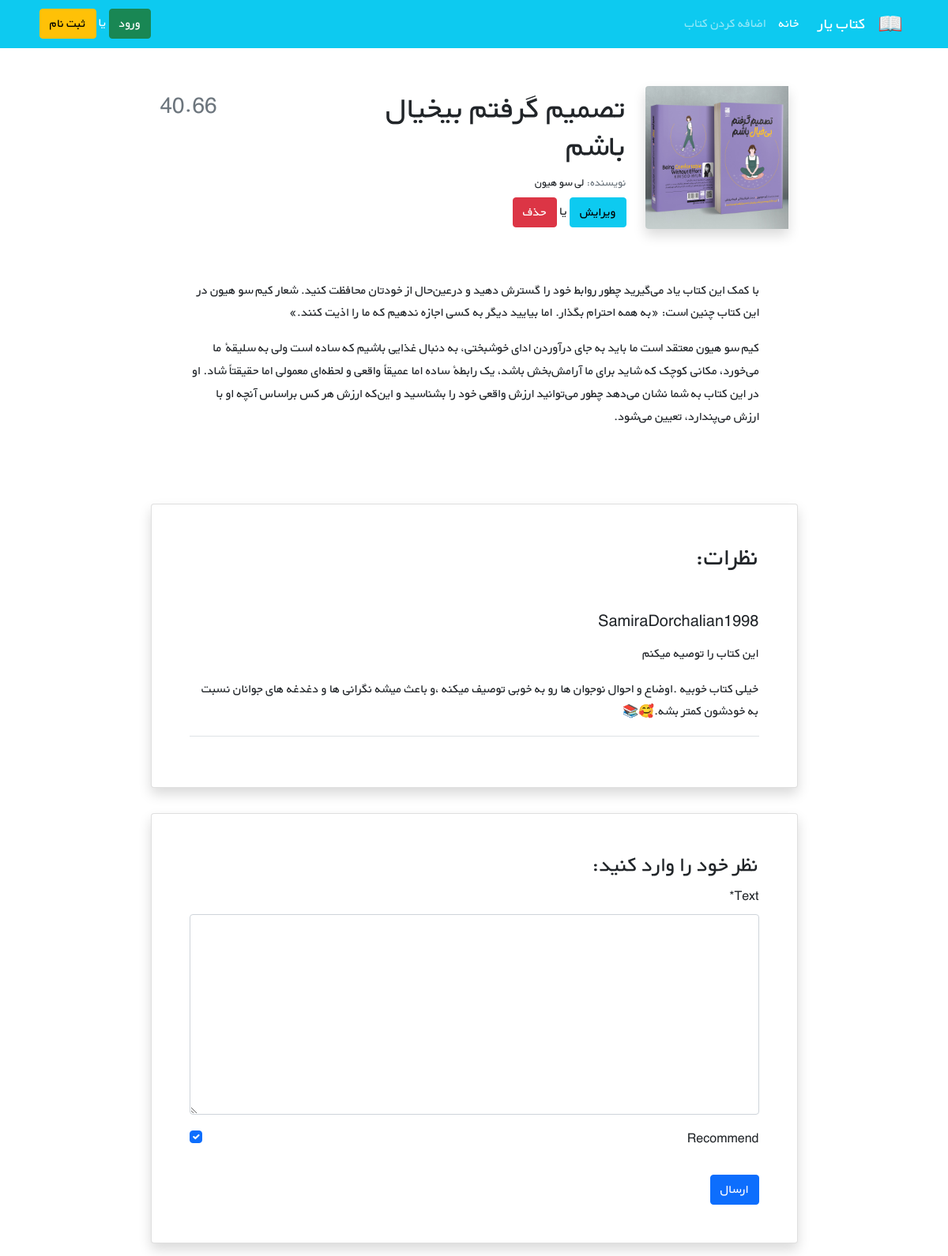
/books/1/, run on an earlier commit of the app's database.
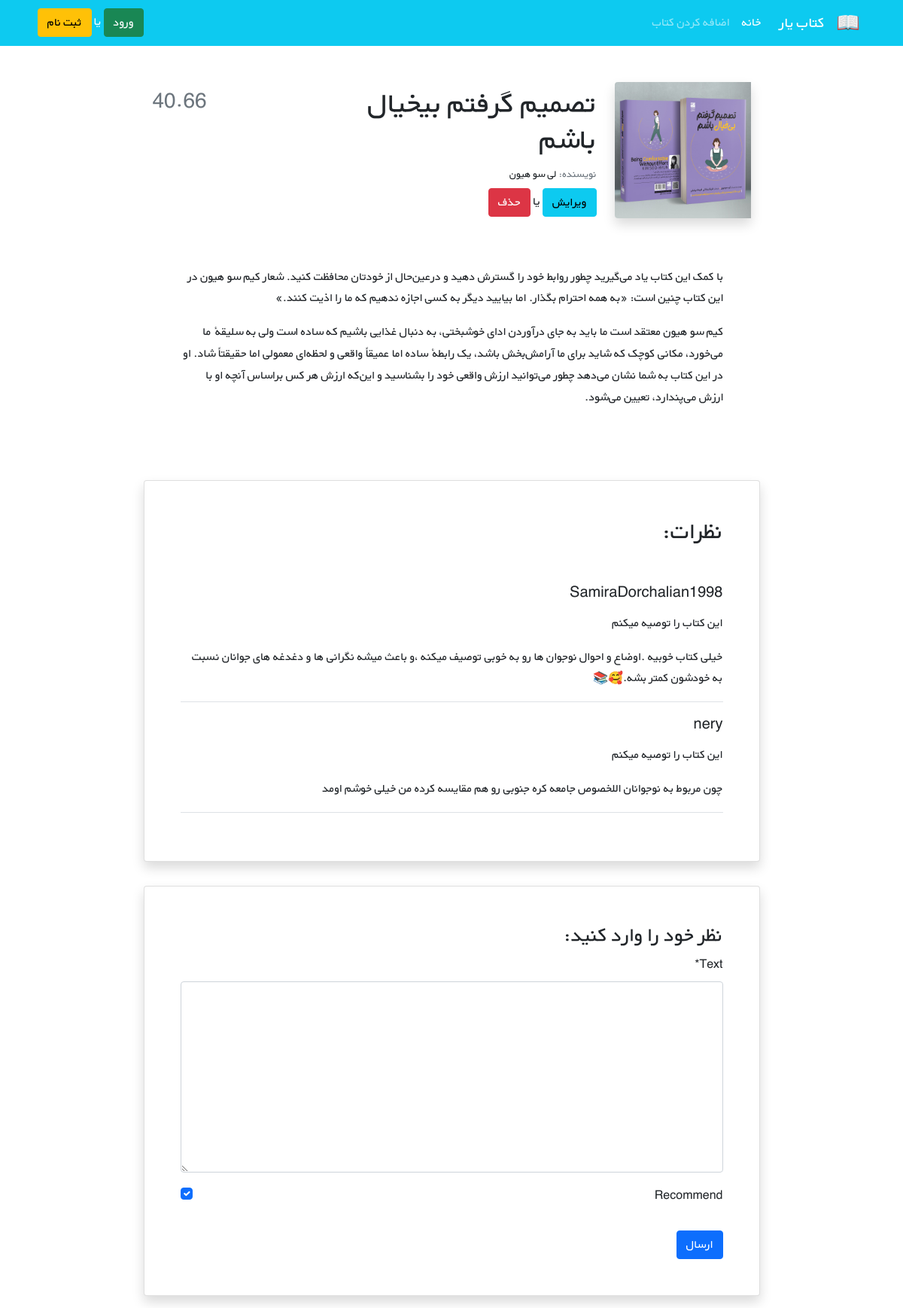
And on a later commit of the database.
### books/models.py (models this page shows, shortened)
class Book(models.Model):
    title = models.CharField(max_length=200)
    author = models.CharField(max_length=200)
    description = models.TextField()
    price = models.DecimalField(max_digits=5, decimal_places=2)
    cover = models.ImageField(upload_to='covers/', blank=True)

class Comment(models.Model):
    user = models.ForeignKey(get_user_model(), on_delete=models.CASCADE)
    book = models.ForeignKey(Book, on_delete=models.CASCADE, related_name='comments')
    text = models.TextField()
    is_active = models.BooleanField(default=True)
    recommend = models.BooleanField(default=True)
    datetime_created = models.DateTimeField(auto_now_add=True)

### accounts/models.py (models this page shows)
class CustomUser(AbstractUser):
    age = models.PositiveIntegerField(null=True, blank=True)

### books/views.py (the view)
# urls.py: path('<int:pk>/',book_detail_view, name='book_detail'),
def book_detail_view(request, pk):
    book = get_object_or_404(Book, pk=pk)
    if request.method == 'POST':
        comment_form = CommentForm(request.POST)
        if comment_form.is_valid():
            new_comment = comment_form.save(commit=False)
            new_comment.book = book
            new_comment.user = request.user
            new_comment.save()
            comment_form = CommentForm()
    else:
        comment_form = CommentForm()
    book_comments = book.comments.all()
    return render(request, 'books/book_detail.html', {
        'book': book,
        'comments':book_comments,
        'comment_form': comment_form,
    })

### books/forms.py
class CommentForm(forms.ModelForm):
    class Meta:
        model = Comment
        fields = ('text', 'recommend', )

### books/templates/books/book_detail.html (shortened to what this page needs)
{% extends '_base.html' %}
{% load crispy_forms_tags %}
{% block content %}
    <div class="container mt-5" dir="rtl">
        <div class="">
            <div class="">
                <div class="d-flex justify-content-center">
                    <div class="row w-sm-75 w-100">
                        <div class="col-xs-12 col-md-3 d-flex justify-content-center">
                            <div>
                                {% if book.cover %}
                                    <img src="{{ book.cover.url }}" class="img-fluid rounded-start shadow" alt="...">
                                {% endif %}
                            </div>
                        </div>
                        <div class="col-xs-12 col-md-6 text-center text-md-end mt-md-1 mt-4">
                            <h1>{{ book.title }}</h1>
                            <h5 class="small my-1"><span class="text-muted">نویسنده: </span>{{ book.author }}</h5>
                            <a class="btn btn-info" href="{% url 'book_update' book.id %}">ویرایش</a>
                            <span> یا </span>
                            <a class="btn btn-danger" href="{% url 'book_delete' book.id %}">حذف</a>
                        </div>
                        <div class="col-xs-12 col-md-3 d-flex flex-column">
                            <h3 class="align-self-center pt-2 text-muted align-self-md-end">
                                {{ book.price }}
                            </h3>
                        </div>
                    </div>
                </div>
                <div class="d-flex justify-content-center">
                    <div class="my-3 p-5 w-sm-75 w-100">
                        {{ book.description|linebreaks }}
                    </div>
                </div>
                <div class="d-flex justify-content-center">
                    <div class="card shadow my-3 p-5 w-sm-75 w-100">
                        <h2 class="mb-5">نظرات:</h2>
                        {% for comment in comments %}
                            {% if comment.is_active %}
                                <div class="border-bottom mb-3">
                                    <h5 class="mb-3">{{ comment.user.username }}</h5>
                                    {% if comment.recommend %}
                                        <p>این کتاب را توصیه میکنم</p>
                                    {% else %}
                                        <p>این کتاب را توصیه نمیکنم</p>
                                    {% endif %}
                                    <p>{{ comment.text|linebreaks }}</p>
                                </div>
                            {% endif %}
                        {% endfor %}
                    </div>
                </div>
                <div class="d-flex justify-content-center">
                    <div class="card shadow my-3 p-5 w-sm-75 w-100">
                        <h3>نظر خود را وارد کنید:</h3>
                        <form method="POST">
                            {{ comment_form|crispy }}
                            <button type="submit" class="btn btn-primary mt-3">ارسال</button>
                        </form>
                    </div>
                </div>
            </div>
        </div>
    </div>
{% endblock content %}

### templates/_base.html (shortened to what this page needs)
{% load static %}
<!doctype html>
<html lang="en">
<head>
    <link href="https://cdn.jsdelivr.net/npm/bootstrap@5.0.2/dist/css/bootstrap.min.css" rel="stylesheet"
>
    <link rel="stylesheet" href="{% static 'css/style.css' %}">
</head>
<body>
<nav class="navbar navbar-expand-lg navbar-dark bg-info" dir="rtl">
    <div class="container">
        <a class="navbar-brand" href="#">
            <img src="{% static 'icons/book.png' %}" alt="" height="30"
                 class="d-inline-block align-text-top">
        </a>
        <a class="navbar-brand mx-3" href="#">کتاب یار</a>
        <div class="collapse navbar-collapse" id="navbarNavAltMarkup">
            <div class="navbar-nav">
                <a class="nav-link active" aria-current="page" href="{% url 'book_list' %}">خانه</a>
                <a class="nav-link" href="{% url 'book_create' %}">اضافه کردن کتاب</a>
            </div>
        </div>
        <div class="mx-2 text-white">
            {% if user.is_authenticated %}
                <form action="{% url 'logout' %}" method="post">
                    {% csrf_token %}
                    خوش آمدی {{ user.username }} | <button class="btn btn-danger" type="submit">خروج</button>
                </form>
            {% else %}
                <a class="btn btn-success" href="{% url 'login' %}">ورود</a>
                <span>  یا </span>
                <a class="btn btn-warning" href="{% url 'signup' %}">ثبت نام</a>
            {% endif %}
        </div>
    </div>
</nav>
<div class="container">
    {% block content %}
    {% endblock content %}
</div>
</body>
</html>

### static/css/style.css (style rules this page uses)
* { font-family: 'BYekan', sans-serif; line-height: 1.8rem; }
@media (min-width: 576px) { .w-sm-75 { width: 75%!important; } }

What changed in the data, as far as the page shows it:
added Comment: user.username "nery", recommend "این کتاب را توصیه میکنم", text "چون مربوط به نوجوانان اللخصوص جامعه کره جنوبی رو هم مقایسه کرده من خیلی خوشم اومد"
